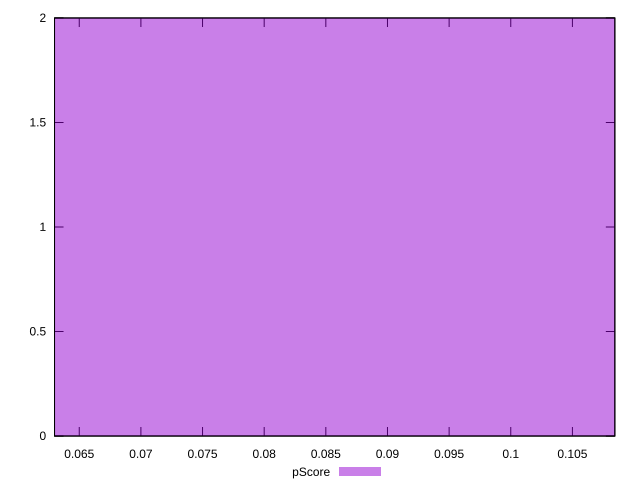

gnuplot code for this plot:
reset

$pScore <<EOF
0.07518423690792307 2
EOF

set key outside below
set boxwidth 0.07518423690792307
set xrange [0.06299489849182222:0.10844004610020996]
set yrange [0:2]
set trange [0:2]
set style fill transparent solid 0.5 noborder
set terminal svg size 640, 490 enhanced background rgb 'white'
set output "reports/report_00031_2021-02-24T23-18-18.084Z/speed-index/samples/astro/pScore/histogram.svg"

plot $pScore title "pScore" with boxes

reset
